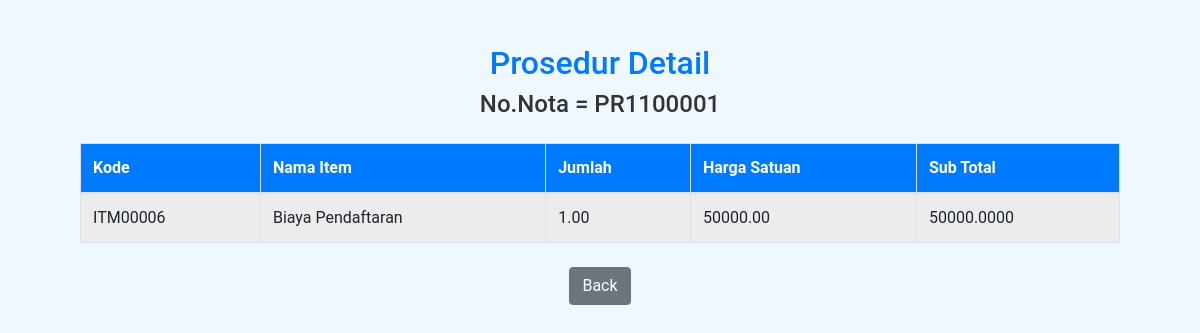
The page /procedure/proceduredetail.php?NoProcedure=PR1100001 on the database its author committed.
### tables this page shows
CREATE TABLE `procedureorderdetail` (
  `NoProcedure` varchar(50) NOT NULL,
  `KodeItem` varchar(100) NOT NULL,
  `KodeBaris` tinyint(3) NOT NULL,
  `Jumlah` decimal(18,2) NOT NULL,
  `Harga` decimal(18,2) NOT NULL,
  `EnteredDate` decimal(10,0) NOT NULL,
  `Discount` decimal(18,2) NOT NULL,
  `SubTotal` decimal(38,4) NOT NULL
);

CREATE TABLE `itemmaster` (
  `KodeItem` varchar(100) NOT NULL,
  `PatnerKey` varchar(10) NOT NULL,
  `NamaItem` varchar(100) NOT NULL,
  `ItemTypeKey` varchar(100) NOT NULL,
  `HargaHNA` int(10) NOT NULL,
  `AttributeName` varchar(100) NOT NULL,
  `SatuanStok` varchar(100) NOT NULL,
  `ProductClassKey` int(10) NOT NULL,
  `ItemGroupKey` int(10) NOT NULL,
  `ItemKey` int(10) NOT NULL,
  `IsActive` varchar(10) NOT NULL
);

### procedure/proceduredetail.php (the view, shortened to what this page needs)
<?php
    include_once("../koneksi.php");
    $NoProcedure = $_GET['NoProcedure'];
    $result = mysqli_query($mysqli,
    "SELECT procedureorderdetail.NoProcedure, procedureorderdetail.KodeItem,
    procedureorderdetail.KodeBaris, procedureorderdetail.Jumlah, procedureorderdetail.Harga,
    procedureorderdetail.EnteredDate, procedureorderdetail.SubTotal, itemmaster.NamaItem
    FROM procedureorderdetail, itemmaster
    WHERE procedureorderdetail.NoProcedure = '$NoProcedure' AND
    procedureorderdetail.KodeItem = itemmaster.KodeItem"
);
?>
<!DOCTYPE html>
<html lang="en">
<head>
    <link rel="stylesheet" href="../assets/bootstrap-4.6.2/css/bootstrap.min.css">
    <link rel="stylesheet" href="../assets/style.css">
</head>
<body>
    <div class="container mt-4">
        <h2 class="text-center text-primary">Prosedur Detail</h2>
        <h4 class="text-center"><?php echo "No.Nota = $NoProcedure"; ?></h4>
        <table class="table table-striped table-bordered mt-4">
            <thead class="bg-primary text-white">
                <tr>
                    <th>Kode</th>
                    <th>Nama Item</th>
                    <th>Jumlah</th>
                    <th>Harga Satuan</th>
                    <th>Sub Total</th>
                </tr>
            </thead>
            <tbody class="bg-light">
                <?php
                    while ($procedureorderdetail = mysqli_fetch_assoc($result)) {
                        echo "<tr>";
                        echo "<td>" . $procedureorderdetail['KodeItem'] . "</td>";
                        echo "<td>" . $procedureorderdetail['NamaItem'] . "</td>";
                        echo "<td>" . $procedureorderdetail['Jumlah'] . "</td>";
                        echo "<td>" . $procedureorderdetail['Harga'] . "</td>";
                        echo "<td>" . $procedureorderdetail['SubTotal'] . "</td>";
                        echo "</tr>";
                    }
                ?>
            </tbody>
        </table>
        <div class="text-center mt-4">
            <a href="index.php" class="btn btn-secondary">Back</a>
        </div>
    </div>
</body>
</html>

### assets/style.css (style rules this page uses)
body { font-family: 'Roboto', sans-serif; margin: 0; padding: 0; background-color: #f0f8ff; color: #333; }
.container { width: 90%; max-width: 1200px; margin: 0 auto; padding: 20px; }

### rows shown on the page
procedureorderdetail: KodeItem "ITM00006", itemmaster.NamaItem "Biaya Pendaftaran", Jumlah "1.00", Harga "50000.00", SubTotal "50000.0000"

### other values the page prints
$NoProcedure "PR1100001"
